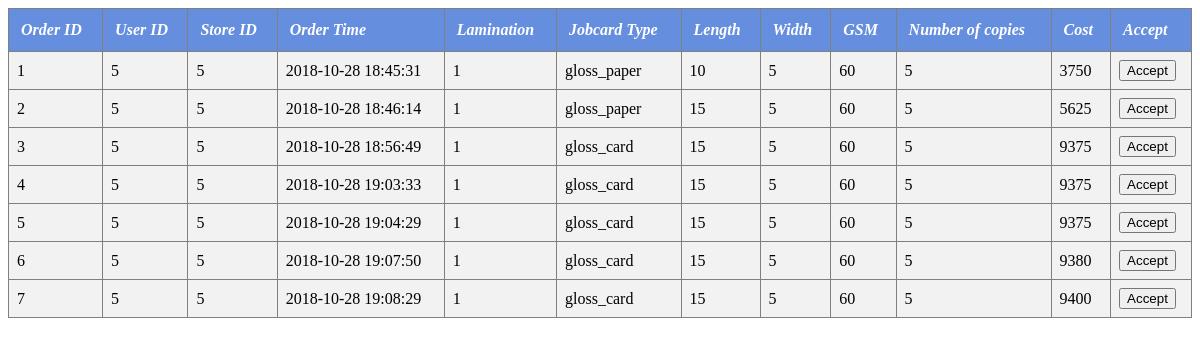
/pending_orders.php, run on the app's committed database.
### tables this page shows
CREATE TABLE `printing_request` (
  `order_id` int(255) NOT NULL,
  `user_id` int(255) NOT NULL,
  `store_id` int(255) NOT NULL,
  `order_time` timestamp NOT NULL DEFAULT CURRENT_TIMESTAMP,
  `lamination` tinyint(1) NOT NULL DEFAULT '0',
  `master_printer_job` tinyint(1) NOT NULL DEFAULT '0',
  `jobcard_type` varchar(100) NOT NULL,
  `length` int(255) NOT NULL,
  `width` int(255) NOT NULL,
  `gsm` int(255) NOT NULL,
  `num_of_copies` int(255) NOT NULL DEFAULT '1',
  `order_cost` float NOT NULL
);

### pending_orders.php (the view, shortened to what this page needs)
<?php
$connection = mysqli_connect('localhost','root','','loginsystem');
$sql = "SELECT * FROM printing_request WHERE master_printer_job = 1 ";
$records = mysqli_query($connection,$sql);
?>
<HTML>
<HEAD>
</HEAD>
<BODY bgcolor='white'>
<TABLE width == '300' border = '1' cellpaddin='2' cellspacing='2' rules = "all" frame = "border" bgcolor='white' align='center'>
<tr  bgcolor="yellow">
	<th>Order ID</th>
	<th>User ID</th>
	<th>Store ID</th>
	<th>Order Time</th>
	<th>Lamination</th>
	<th>Jobcard Type</th>
	<th>Length</th>
	<th>Width</th>
	<th>GSM</th>
	<th>Number of copies</th>
	<th>Cost</th>
	<th>Accept</th>
<tr>
<?php
while($response = mysqli_fetch_assoc($records))
{
echo "<tr>";
	echo "<td>".$response['order_id']."</td>";
	echo "<td>".$response['user_id']."</td>";
	echo "<td>".$response['store_id']."</td>";
	echo "<td>".$response['order_time']."</td>";
	echo "<td>".$response['lamination']."</td>";
	echo "<td>".$response['jobcard_type']."</td>";
	echo "<td>".$response['length']."</td>";
	echo "<td>".$response['width']."</td>";
	echo "<td>".$response['gsm']."</td>";
	echo "<td>".$response['num_of_copies']."</td>";
	echo "<td>".$response['order_cost']."</td>";
	echo "<td><button type='submit'>Accept</button></td>";
echo "<tr>";
}
?>
</table>
</body>
</html>

### pending_orders.php (style rules this page uses)
table { border-collapse: collapse; width: 100%; }
td { font-family: "Times new roman"; text-align: left; padding: 8px; }
tr:nth-child(odd) { background-color:#f2f2f2 }
th { font-family: "Times new roman"; font-style: oblique; text-align: left; padding: 12px; background-color: #658EDF; color: white; }

### data on the page
printing_request: order_id "1", user "5", store "5", order_time "2018-10-28 18:45:31", lamination "1", jobcard_type "gloss_paper", length "10", width "5", gsm "60", num_of_copies "5", order_cost "3750"
printing_request: order_id "2", user "5", store "5", order_time "2018-10-28 18:46:14", lamination "1", jobcard_type "gloss_paper", length "15", width "5", gsm "60", num_of_copies "5", order_cost "5625"
printing_request: order_id "3", user "5", store "5", order_time "2018-10-28 18:56:49", lamination "1", jobcard_type "gloss_card", length "15", width "5", gsm "60", num_of_copies "5", order_cost "9375"
printing_request: order_id "4", user "5", store "5", order_time "2018-10-28 19:03:33", lamination "1", jobcard_type "gloss_card", length "15", width "5", gsm "60", num_of_copies "5", order_cost "9375"
printing_request: order_id "5", user "5", store "5", order_time "2018-10-28 19:04:29", lamination "1", jobcard_type "gloss_card", length "15", width "5", gsm "60", num_of_copies "5", order_cost "9375"
printing_request: order_id "6", user "5", store "5", order_time "2018-10-28 19:07:50", lamination "1", jobcard_type "gloss_card", length "15", width "5", gsm "60", num_of_copies "5", order_cost "9380"
printing_request: order_id "7", user "5", store "5", order_time "2018-10-28 19:08:29", lamination "1", jobcard_type "gloss_card", length "15", width "5", gsm "60", num_of_copies "5", order_cost "9400"
